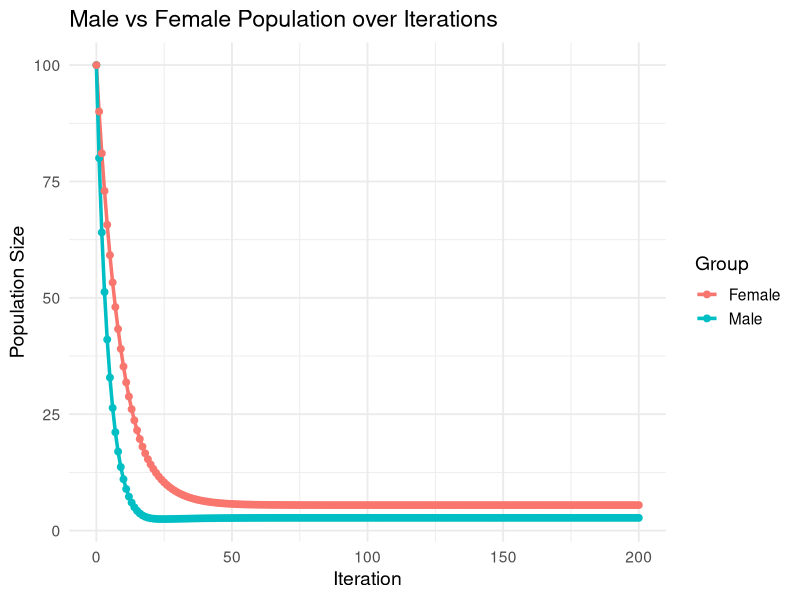

The R source for this figure:
library(ggplot2)
library(dplyr)
library(tidyr)

Male_0 <- 100
Female_0 <- 100

male <- c(Male_0)
female <- c(Female_0)

ma <- Male_0
fe <- Female_0

for (i in 1:200) {
  ma_inc <- -0.2 * ma + (ma + fe) / (ma * fe)
  fe_inc <- -0.1 * fe + (ma + fe) / (ma * fe)
  
  ma <- ma + ma_inc
  fe <- fe + fe_inc
  
  male <- c(male, ma)
  female <- c(female, fe)
}

# Put into a tidy dataframe
df <- data.frame(
  Iteration = 0:200,
  Male = male,
  Female = female
) %>%
  pivot_longer(cols = c("Male", "Female"),
               names_to = "Group",
               values_to = "Population")

# Plot
ggplot(df, aes(x = Iteration, y = Population, color = Group)) +
  geom_line(size = 1.2) +
  geom_point(size = 2) +
  theme_minimal(base_size = 14) +
  labs(title = "Male vs Female Population over Iterations",
       y = "Population Size")
